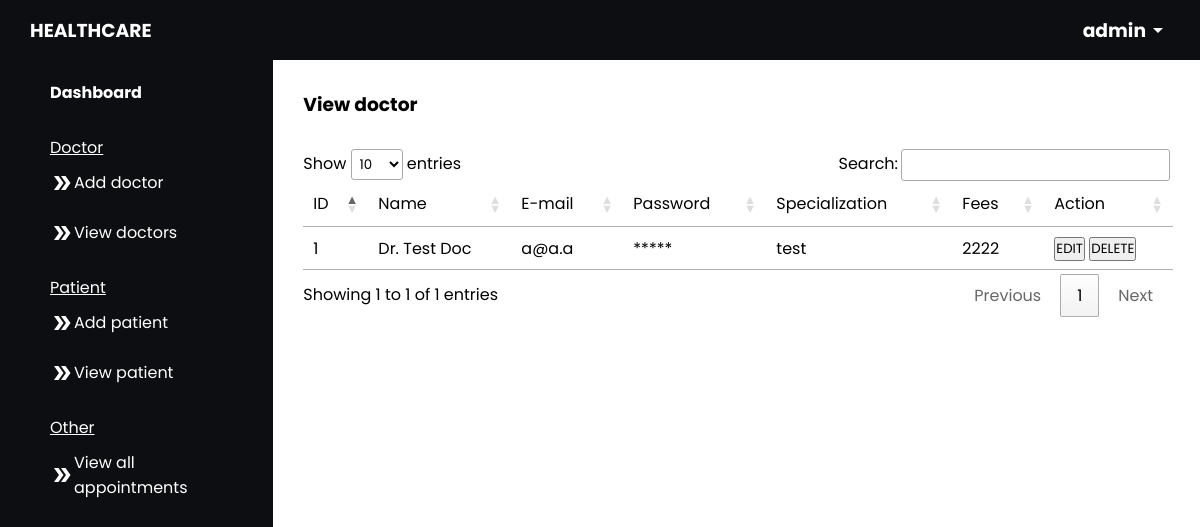
The app's page /admin/view_doctor.php (signed in), older data.
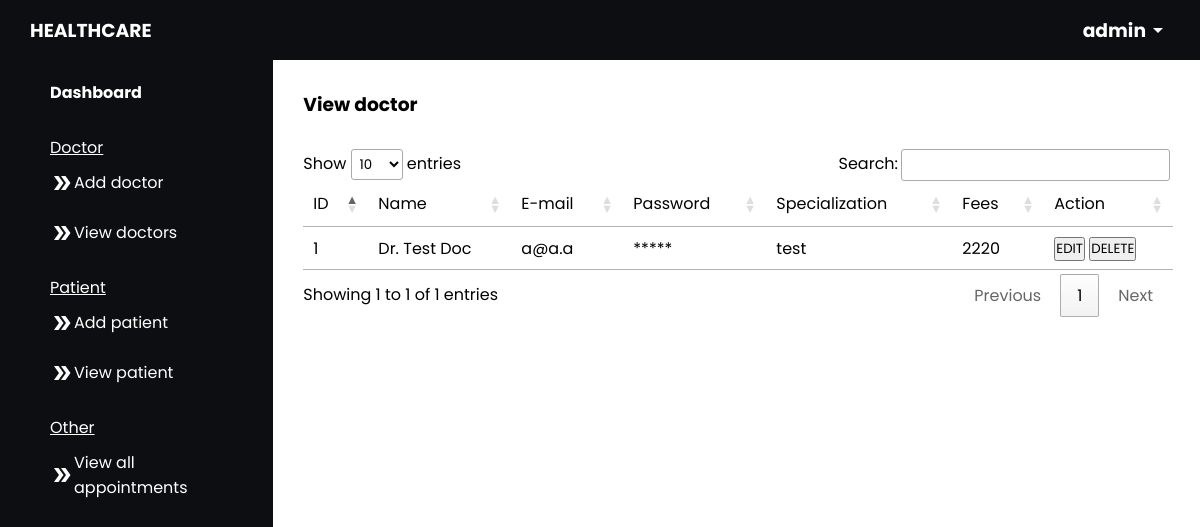
The same page, newer data.
### tables this page shows
CREATE TABLE `doctor` (
  `d_id` int(100) NOT NULL,
  `name` varchar(255) NOT NULL,
  `email` varchar(255) NOT NULL,
  `password` varchar(255) NOT NULL,
  `specialization` varchar(255) NOT NULL,
  `fees` int(100) NOT NULL,
  `created_date` datetime NOT NULL DEFAULT current_timestamp()
);

### admin/view_doctor.php (the view, shortened to what this page needs)
<!DOCTYPE html>
<html lang="en">
<head>
    <link rel="stylesheet" href="../css/add.css">
    <link rel="stylesheet" href="//cdn.datatables.net/1.10.20/css/jquery.dataTables.min.css">
</head>
<body>
    <?php include('navigation.php'); ?>
    <main>
        <h3 style="margin-bottom: 30px;">View doctor</h3>
        <table class="table" id="myTable">
            <thead class="thead">
                <tr>
                    <td>ID</td>
                    <td>Name</td>
                    <td>E-mail</td>
                    <td>Password</td>
                    <td>Specialization</td>
                    <td>Fees</td>
                    <td>Action</td>
                </tr>
            </thead>
            <tbody>
                <?php
                $result = mysqli_query($con, "select * from doctor");
                while ($row = mysqli_fetch_array($result)) {
                    echo '
                <tr>
                    <td>' . $row["d_id"] . '</td>
                    <td>' . $row["name"] . '</td>
                    <td>' . $row["email"] . '</td>
                    <td>*****</td>
                    <td>' . $row["specialization"] . '</td>
                    <td>' . $row["fees"] . '</td>
                    <td><button><a href="edit_doctor.php?id=' . $row["d_id"] . '">EDIT</a></button>
                        <button><a href="delete_doctor.php?id=' . $row["d_id"] . '" class="action">DELETE</a></button></td>
                </tr>
            ';
                }
                ?>
            </tbody>
        </table>
    </main>
    </div>
</body>
</html>

Row changes from the older to the newer data that the page shows:
changed doctor "Dr. Test Doc": fees "2222" → "2220"
